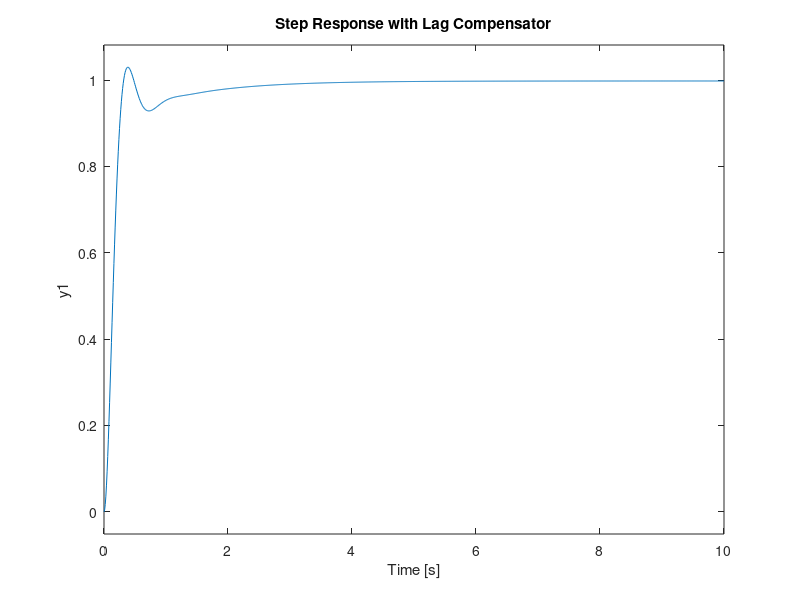

The MATLAB source for this figure:
clear
close all
clc
figure;
hold on;

s = tf('s');
 
J = 0.01;
b = 0.1;
R = 1;
L = 0.5;
K = 0.01;

H = K/ ((J*s + b)*(L*s + R) + K^2);

C = 45 * (s + 1) / (s + 0.01);

% bode (C)
% 
% grid
% 
% title ('Bode Plot of the Lag Compensator')

sys_cl = feedback (C * H, 1);

t = 0: 0.01: 10;
step (sys_cl, t);

grid

title ('Step Response with Lag Compensator')